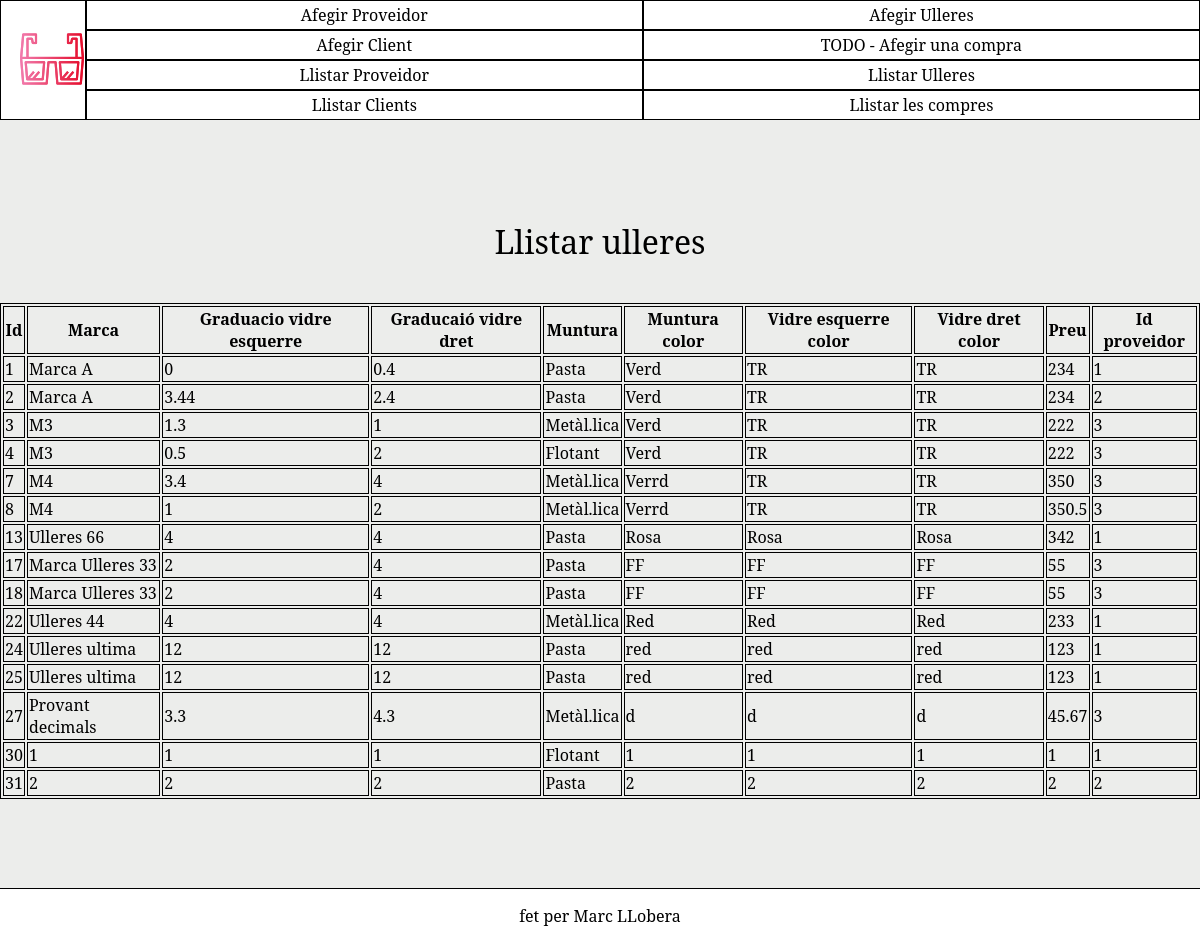
Screenshot of /llistar_ulleres.php with the database file from the repository.
### tables this page shows
CREATE TABLE `ulleres` (
  `id` int(11) UNSIGNED NOT NULL,
  `marca` varchar(45) NOT NULL,
  `graduacio_left` float NOT NULL,
  `graduacio_right` float NOT NULL,
  `muntura` enum('Flotant','Pasta','Metàl.lica') NOT NULL,
  `muntura_color` varchar(45) NOT NULL,
  `vidre_left_color` varchar(45) NOT NULL,
  `vidre_right_color` varchar(45) NOT NULL,
  `preu` float NOT NULL,
  `id_proveidor` int(11) UNSIGNED NOT NULL
);

### llistar_ulleres.php (the view, shortened to what this page needs)
<!DOCTYPE html>
<html lang="en">
<head>
    <link rel="stylesheet" href="css/style.css">
</head>
<body>
<?php require_once 'header.php';?>
<?php require_once 'conection.php';?>
<main>
<h1>Llistar ulleres</h1>
<?php
$query = "SELECT * FROM `ulleres`";
$result1 = mysqli_query($connect, $query);
?>
<table>
<tr>
    <th>Id</th>
    <th>Marca</th>
    <th>Graduacio vidre esquerre</th>
    <th>Graducaió vidre dret</th>
    <th>Muntura</th>
    <th>Muntura color</th>
    <th>Vidre esquerre color</th>
    <th>Vidre dret color</th>
    <th>Preu</th>
    <th>Id proveidor</th>
</tr>
<?php while($row1 = mysqli_fetch_array($result1)):;?>
<tr>
    <td><?php echo $row1[0];?></td>
    <td><?php echo $row1[1];?></td>
    <td><?php echo $row1[2];?></td>
    <td><?php echo $row1[3];?></td>
    <td><?php echo $row1[4];?></td>
    <td><?php echo $row1[5];?></td>
    <td><?php echo $row1[6];?></td>
    <td><?php echo $row1[7];?></td>
    <td><?php echo $row1[8];?></td>
    <td><?php echo $row1[9];?></td>
</tr>
<?php endwhile;?>
</table>
<br><br>
</main>
    <?php require_once 'footer.php';?>
</body>
</html>

### css/style.css (style rules this page uses)
* { font-family: 'Noto Serif', serif; }
*, *:before, *:after { box-sizing: border-box; }
html { overflow-y: scroll; background-color: #4d54411a; }
body { margin: 0px; }
main { padding: 200px 0px 100px; }
table { margin: auto; }
table, th, tr, td { border: 1px solid black; }
h1 { text-align: center; color: #000; font-weight: 300; margin: 0 0 40px; padding: 20px 0px 0px; }

### rows the page displays
ulleres: id "1", marca "Marca A", graduacio_left "0", graduacio_right "0.4", muntura "Pasta", muntura_color "Verd", vidre_left_color "TR", vidre_right_color "TR", preu "234", id_proveidor "1"
ulleres: id "2", marca "Marca A", graduacio_left "3.44", graduacio_right "2.4", muntura "Pasta", muntura_color "Verd", vidre_left_color "TR", vidre_right_color "TR", preu "234", id_proveidor "2"
ulleres: id "3", marca "M3", graduacio_left "1.3", graduacio_right "1", muntura "Metàl.lica", muntura_color "Verd", vidre_left_color "TR", vidre_right_color "TR", preu "222", id_proveidor "3"
ulleres: id "4", marca "M3", graduacio_left "0.5", graduacio_right "2", muntura "Flotant", muntura_color "Verd", vidre_left_color "TR", vidre_right_color "TR", preu "222", id_proveidor "3"
ulleres: id "7", marca "M4", graduacio_left "3.4", graduacio_right "4", muntura "Metàl.lica", muntura_color "Verrd", vidre_left_color "TR", vidre_right_color "TR", preu "350", id_proveidor "3"
ulleres: id "8", marca "M4", graduacio_left "1", graduacio_right "2", muntura "Metàl.lica", muntura_color "Verrd", vidre_left_color "TR", vidre_right_color "TR", preu "350.5", id_proveidor "3"
ulleres: id "13", marca "Ulleres 66", graduacio_left "4", graduacio_right "4", muntura "Pasta", muntura_color "Rosa", vidre_left_color "Rosa", vidre_right_color "Rosa", preu "342", id_proveidor "1"
ulleres: id "17", marca "Marca Ulleres 33", graduacio_left "2", graduacio_right "4", muntura "Pasta", muntura_color "FF", vidre_left_color "FF", vidre_right_color "FF", preu "55", id_proveidor "3"
ulleres: id "18", marca "Marca Ulleres 33", graduacio_left "2", graduacio_right "4", muntura "Pasta", muntura_color "FF", vidre_left_color "FF", vidre_right_color "FF", preu "55", id_proveidor "3"
ulleres: id "22", marca "Ulleres 44", graduacio_left "4", graduacio_right "4", muntura "Metàl.lica", muntura_color "Red", vidre_left_color "Red", vidre_right_color "Red", preu "233", id_proveidor "1"
ulleres: id "24", marca "Ulleres ultima", graduacio_left "12", graduacio_right "12", muntura "Pasta", muntura_color "red", vidre_left_color "red", vidre_right_color "red", preu "123", id_proveidor "1"
ulleres: id "25", marca "Ulleres ultima", graduacio_left "12", graduacio_right "12", muntura "Pasta", muntura_color "red", vidre_left_color "red", vidre_right_color "red", preu "123", id_proveidor "1"
ulleres: id "27", marca "Provant decimals", graduacio_left "3.3", graduacio_right "4.3", muntura "Metàl.lica", muntura_color "d", vidre_left_color "d", vidre_right_color "d", preu "45.67", id_proveidor "3"
ulleres: id "30", marca "1", graduacio_left "1", graduacio_right "1", muntura "Flotant", muntura_color "1", vidre_left_color "1", vidre_right_color "1", preu "1", id_proveidor "1"
ulleres: id "31", marca "2", graduacio_left "2", graduacio_right "2", muntura "Pasta", muntura_color "2", vidre_left_color "2", vidre_right_color "2", preu "2", id_proveidor "2"
